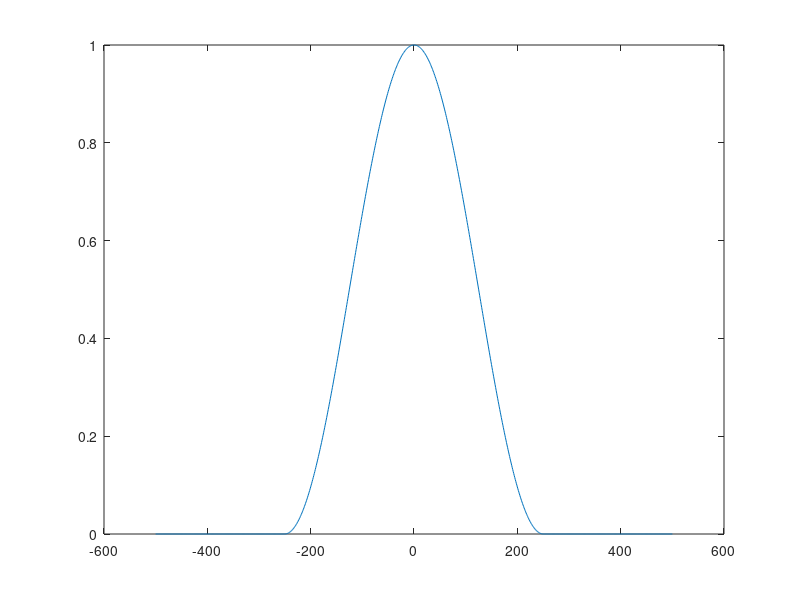

Write MATLAB code to recreate this figure.
%1.2.2
N = 1001;
T = 100;
N1 = 500;
Ts = T / N; % 0.0999
Tw = T / 2; % 50

n = -N1:1:N1;
t = n * Ts;

w(1:N) = 0;
for i = 1:N
    if abs(i - N1) <= (Tw / 2) * (1/Ts) 
        w(1, i) = (1/2) * (1 + cos(2 * pi * abs(t(1, i)) / Tw));
    end
end

% (a)
plot(n, w);